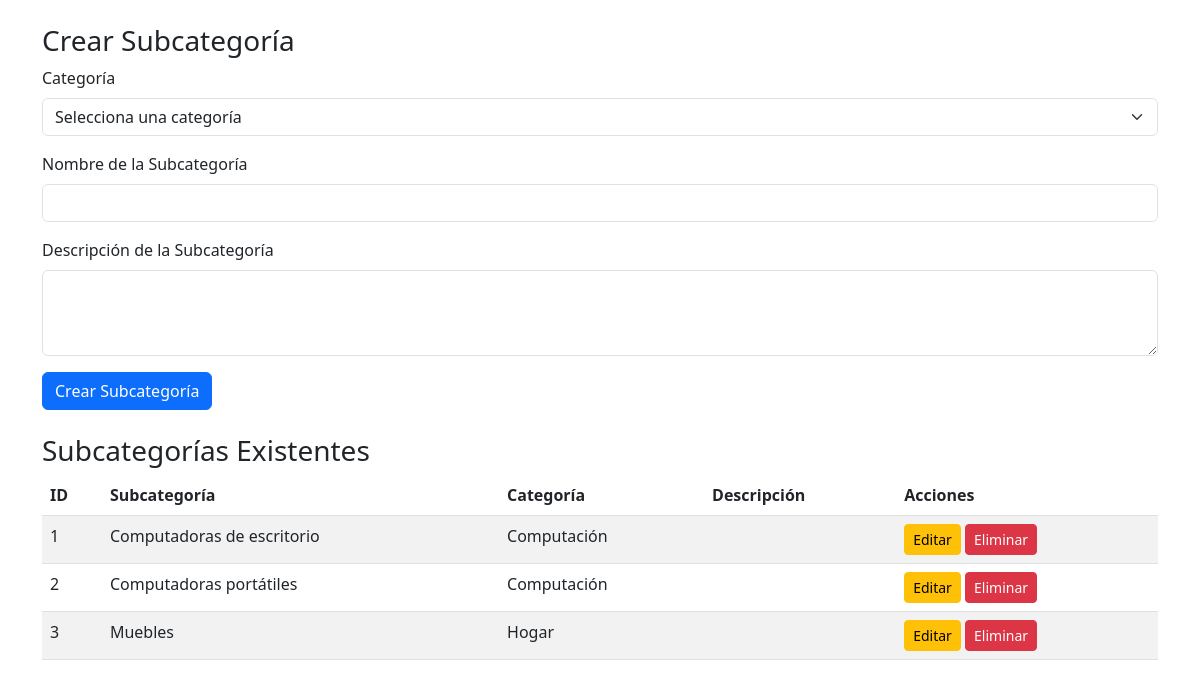
/public/admin/gestionar_subcategorias.php (signed in), run on an earlier commit of the app's database.
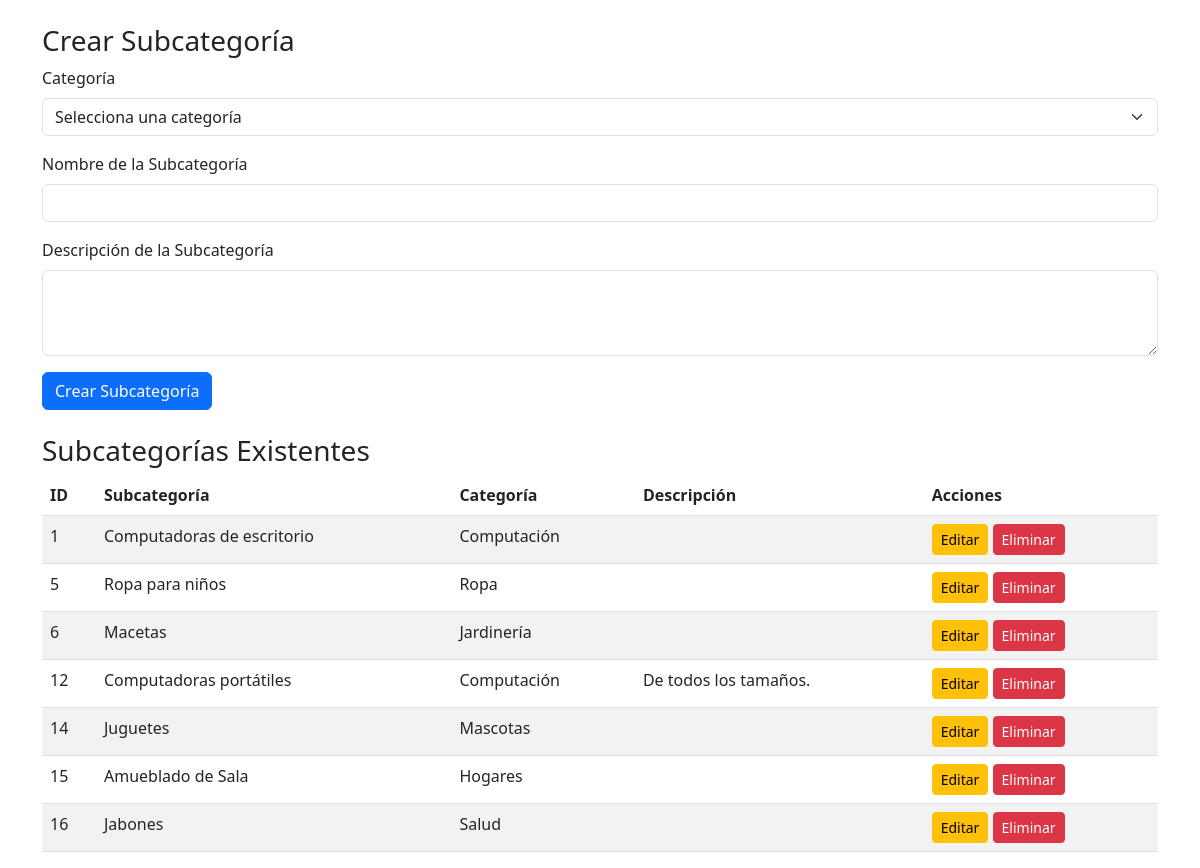
And on a later commit of the database.
### tables this page shows
CREATE TABLE `subcategoria` (
  `id_subcategoria` int(11) NOT NULL AUTO_INCREMENT,
  `id_categoria` int(11) DEFAULT NULL,
  `nombre_subcategoria` varchar(255) NOT NULL,
  `descripcion_subcategoria` text DEFAULT NULL,
  PRIMARY KEY (`id_subcategoria`),
  KEY `id_categoria` (`id_categoria`),
  CONSTRAINT `subcategoria_ibfk_1` FOREIGN KEY (`id_categoria`) REFERENCES `categoria` (`id_categoria`) ON DELETE CASCADE
);

CREATE TABLE `categoria` (
  `id_categoria` int(11) NOT NULL AUTO_INCREMENT,
  `nombre_categoria` varchar(255) NOT NULL,
  `descripcion_categoria` text DEFAULT NULL,
  PRIMARY KEY (`id_categoria`)
);

### public/admin/gestionar_subcategorias.php (the view, shortened to what this page needs)
<?php
$database = new Database();
$db = $database->getConnection();
$query_subcategorias = "SELECT subcategoria.*, categoria.nombre_categoria FROM subcategoria INNER JOIN categoria ON subcategoria.id_categoria = categoria.id_categoria";
$stmt_subcategorias = $db->prepare($query_subcategorias);
$stmt_subcategorias->execute();
$subcategorias = $stmt_subcategorias->fetchAll(PDO::FETCH_ASSOC);
$subcategoria_a_editar = null;
?>
<!DOCTYPE html>
<html lang="es">
<head>
    <link href="https://cdn.jsdelivr.net/npm/bootstrap@5.3.0/dist/css/bootstrap.min.css" rel="stylesheet">
</head>
<body>
    <div class="container mt-4">
        <h3><?php echo isset($subcategoria_a_editar) ? 'Editar Subcategoría' : 'Crear Subcategoría'; ?></h3>
        <form action="gestionar_subcategorias.php" method="POST">
            <div class="mb-3">
                <label for="id_categoria" class="form-label">Categoría</label>
                <select class="form-select" id="id_categoria" name="id_categoria" required>
                    <option value="">Selecciona una categoría</option>
                </select>
            </div>
            <div class="mb-3">
                <label for="nombre_subcategoria" class="form-label">Nombre de la Subcategoría</label>
                <input type="text" class="form-control" id="nombre_subcategoria" name="nombre_subcategoria" value="<?php echo isset($subcategoria_a_editar) ? htmlspecialchars($subcategoria_a_editar['nombre_subcategoria']) : ''; ?>" required>
            </div>
            <div class="mb-3">
                <label for="descripcion_subcategoria" class="form-label">Descripción de la Subcategoría</label>
                <textarea class="form-control" id="descripcion_subcategoria" name="descripcion_subcategoria" rows="3"></textarea>
            </div>
            <button type="submit" class="btn btn-primary"><?php echo isset($subcategoria_a_editar) ? 'Actualizar Subcategoría' : 'Crear Subcategoría'; ?></button>
        </form>
        <h3 class="mt-4">Subcategorías Existentes</h3>
        <table class="table table-striped">
            <thead>
                <tr>
                    <th>ID</th>
                    <th>Subcategoría</th>
                    <th>Categoría</th>
                    <th>Descripción</th>
                    <th>Acciones</th>
                </tr>
            </thead>
            <tbody>
                <?php foreach ($subcategorias as $subcategoria): ?>
                    <tr>
                        <td><?php echo $subcategoria['id_subcategoria']; ?></td>
                        <td><?php echo htmlspecialchars($subcategoria['nombre_subcategoria']); ?></td>
                        <td><?php echo htmlspecialchars($subcategoria['nombre_categoria']); ?></td>
                        <td><?php echo htmlspecialchars($subcategoria['descripcion_subcategoria']); ?></td>
                        <td>
                            <a href="gestionar_subcategorias.php?editar=<?php echo $subcategoria['id_subcategoria']; ?>" class="btn btn-warning btn-sm">Editar</a>
                            <a href="gestionar_subcategorias.php?eliminar=<?php echo $subcategoria['id_subcategoria']; ?>" class="btn btn-danger btn-sm" onclick="return confirm('¿Estás seguro de eliminar esta subcategoría?');">Eliminar</a>
                        </td>
                    </tr>
                <?php endforeach; ?>
            </tbody>
        </table>
    </div>
</body>
</html>

What changed in the data, as far as the page shows it:
removed subcategoria: id_subcategoria "2", nombre_subcategoria "Computadoras portátiles", id_categoria.nombre_categoria "Computación"
removed subcategoria: id_subcategoria "3", nombre_subcategoria "Muebles", id_categoria.nombre_categoria "Hogar"
added subcategoria: id_subcategoria "5", nombre_subcategoria "Ropa para niños", id_categoria.nombre_categoria "Ropa"
added subcategoria: id_subcategoria "6", nombre_subcategoria "Macetas", id_categoria.nombre_categoria "Jardinería"
added subcategoria: id_subcategoria "12", nombre_subcategoria "Computadoras portátiles", id_categoria.nombre_categoria "Computación", descripcion_subcategoria "De todos los tamaños."
added subcategoria: id_subcategoria "14", nombre_subcategoria "Juguetes", id_categoria.nombre_categoria "Mascotas"
added subcategoria: id_subcategoria "15", nombre_subcategoria "Amueblado de Sala", id_categoria.nombre_categoria "Hogares"
added subcategoria: id_subcategoria "16", nombre_subcategoria "Jabones", id_categoria.nombre_categoria "Salud"
